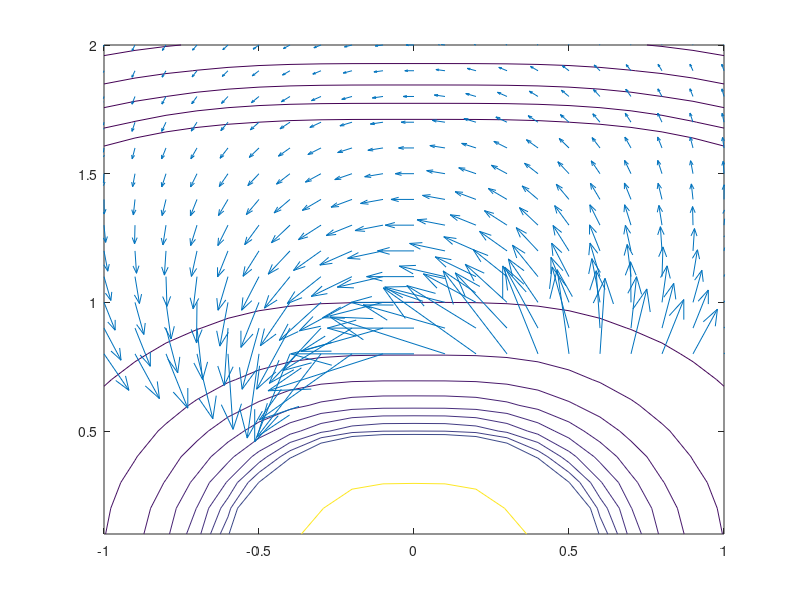

MATLAB code to generate this figure:



m=.05;  %m=pi.*a.^2.*I/c ring current I radius a

x=-1.0:0.1:1.0;
y=0.1:0.1:2.0;

[X,Y]=meshgrid(x,y);




ctheta=X./sqrt(X.^2+Y.^2);
stheta=Y./sqrt(X.^2+Y.^2);

r=sqrt(X.^2+Y.^2);

br=2.*m.*ctheta./(r.^3);
btheta=m.*stheta./(r.^3);

bx=br.*ctheta-btheta.*stheta;
by=br.*stheta+btheta.*ctheta;
bmag=sqrt(bx.^2+by.^2);
contour(X,Y,bmag,[0.005 0.006 0.007 0.008 0.009 0.01 0.05 0.1 0.15 0.2 0.25 0.3 .35 .4 .45 2]);
hold on
quiver(X(8:20,:),Y(8:20,:),bx(8:20,:),by(8:20,:),3);
hold off

